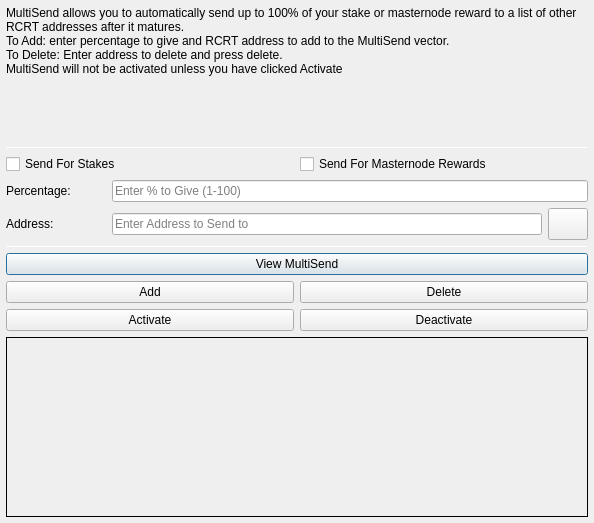
<?xml version="1.0" encoding="UTF-8"?>
<ui version="4.0">
 <class>MultiSendDialog</class>
 <widget class="QDialog" name="MultiSendDialog">
  <property name="windowModality">
   <enum>Qt::NonModal</enum>
  </property>
  <property name="geometry">
   <rect>
    <x>0</x>
    <y>0</y>
    <width>594</width>
    <height>523</height>
   </rect>
  </property>
  <property name="windowTitle">
   <string>MultiSend</string>
  </property>
  <layout class="QVBoxLayout" name="verticalLayout" stretch="0">
   <property name="leftMargin">
    <number>6</number>
   </property>
   <property name="topMargin">
    <number>6</number>
   </property>
   <property name="rightMargin">
    <number>6</number>
   </property>
   <property name="bottomMargin">
    <number>6</number>
   </property>
   <item>
    <layout class="QVBoxLayout" name="verticalLayout_Main" stretch="1,1,1,1,1,1">
     <item>
      <widget class="QLabel" name="label_2">
       <property name="lineWidth">
        <number>1</number>
       </property>
       <property name="text">
        <string>MultiSend allows you to automatically send up to 100% of your stake or masternode reward to a list of other RCRT addresses after it matures.
To Add: enter percentage to give and RCRT address to add to the MultiSend vector.
To Delete: Enter address to delete and press delete.
MultiSend will not be activated unless you have clicked Activate</string>
       </property>
       <property name="alignment">
        <set>Qt::AlignLeading|Qt::AlignLeft|Qt::AlignTop</set>
       </property>
       <property name="wordWrap">
        <bool>true</bool>
       </property>
      </widget>
     </item>
     <item>
      <widget class="Line" name="line">
       <property name="minimumSize">
        <size>
         <width>0</width>
         <height>1</height>
        </size>
       </property>
       <property name="maximumSize">
        <size>
         <width>16777215</width>
         <height>1</height>
        </size>
       </property>
       <property name="orientation">
        <enum>Qt::Horizontal</enum>
       </property>
      </widget>
     </item>
     <item>
      <layout class="QVBoxLayout" name="verticalLayout_Settings">
       <item>
        <layout class="QHBoxLayout" name="horizontalLayout">
         <item>
          <widget class="QCheckBox" name="multiSendStakeCheckBox">
           <property name="text">
            <string>Send For Stakes</string>
           </property>
          </widget>
         </item>
         <item>
          <widget class="QCheckBox" name="multiSendMasternodeCheckBox">
           <property name="text">
            <string>Send For Masternode Rewards</string>
           </property>
          </widget>
         </item>
        </layout>
       </item>
       <item>
        <layout class="QHBoxLayout" name="horizontalLayout_6">
         <item>
          <widget class="QLabel" name="label">
           <property name="minimumSize">
            <size>
             <width>100</width>
             <height>0</height>
            </size>
           </property>
           <property name="toolTip">
            <string>Percentage of stake to send</string>
           </property>
           <property name="text">
            <string>Percentage:</string>
           </property>
          </widget>
         </item>
         <item>
          <widget class="QLineEdit" name="multiSendPercentEdit">
           <property name="toolTip">
            <string>Enter whole numbers 1 - 100</string>
           </property>
           <property name="placeholderText">
            <string>Enter % to Give (1-100)</string>
           </property>
          </widget>
         </item>
        </layout>
       </item>
       <item>
        <layout class="QHBoxLayout" name="horizontalLayout_7">
         <item>
          <widget class="QLabel" name="label_5">
           <property name="minimumSize">
            <size>
             <width>100</width>
             <height>0</height>
            </size>
           </property>
           <property name="toolTip">
            <string>Address to send portion of stake to</string>
           </property>
           <property name="text">
            <string>Address:</string>
           </property>
          </widget>
         </item>
         <item>
          <widget class="QLineEdit" name="multiSendAddressEdit">
           <property name="toolTip">
            <string/>
           </property>
           <property name="placeholderText">
            <string>Enter Address to Send to</string>
           </property>
          </widget>
         </item>
         <item>
          <widget class="QPushButton" name="addressBookButton">
           <property name="maximumSize">
            <size>
             <width>16777215</width>
             <height>32</height>
            </size>
           </property>
           <property name="toolTip">
            <string>Choose an address from the address book</string>
           </property>
           <property name="text">
            <string/>
           </property>
           <property name="icon">
            <iconset resource="../recruit.qrc">
             <normaloff>:/icons/address-book</normaloff>:/icons/address-book</iconset>
           </property>
           <property name="shortcut">
            <string>Alt+A</string>
           </property>
           <property name="autoDefault">
            <bool>false</bool>
           </property>
          </widget>
         </item>
        </layout>
       </item>
      </layout>
     </item>
     <item>
      <widget class="Line" name="line_2">
       <property name="minimumSize">
        <size>
         <width>0</width>
         <height>1</height>
        </size>
       </property>
       <property name="maximumSize">
        <size>
         <width>16777215</width>
         <height>1</height>
        </size>
       </property>
       <property name="orientation">
        <enum>Qt::Horizontal</enum>
       </property>
      </widget>
     </item>
     <item>
      <layout class="QVBoxLayout" name="verticalLayout_Buttons">
       <item>
        <layout class="QHBoxLayout" name="horizontalLayout_4">
         <item>
          <widget class="QPushButton" name="viewButton">
           <property name="toolTip">
            <string/>
           </property>
           <property name="statusTip">
            <string>View MultiSend Vector</string>
           </property>
           <property name="text">
            <string>View MultiSend</string>
           </property>
          </widget>
         </item>
        </layout>
       </item>
       <item>
        <layout class="QHBoxLayout" name="horizontalLayout_2">
         <item>
          <widget class="QPushButton" name="addButton">
           <property name="toolTip">
            <string/>
           </property>
           <property name="statusTip">
            <string>Add to MultiSend Vector</string>
           </property>
           <property name="text">
            <string>Add</string>
           </property>
          </widget>
         </item>
         <item>
          <widget class="QPushButton" name="deleteButton">
           <property name="toolTip">
            <string/>
           </property>
           <property name="statusTip">
            <string>Delete Address From MultiSend Vector</string>
           </property>
           <property name="text">
            <string>Delete</string>
           </property>
          </widget>
         </item>
        </layout>
       </item>
       <item>
        <layout class="QHBoxLayout" name="horizontalLayout_5">
         <item>
          <widget class="QPushButton" name="activateButton">
           <property name="statusTip">
            <string>Activate MultiSend</string>
           </property>
           <property name="text">
            <string>Activate</string>
           </property>
          </widget>
         </item>
         <item>
          <widget class="QPushButton" name="disableButton">
           <property name="statusTip">
            <string>Deactivate MultiSend</string>
           </property>
           <property name="text">
            <string>Deactivate</string>
           </property>
          </widget>
         </item>
        </layout>
       </item>
      </layout>
     </item>
     <item>
      <widget class="QLabel" name="message">
       <property name="minimumSize">
        <size>
         <width>0</width>
         <height>180</height>
        </size>
       </property>
       <property name="frameShape">
        <enum>QFrame::Panel</enum>
       </property>
       <property name="frameShadow">
        <enum>QFrame::Plain</enum>
       </property>
       <property name="lineWidth">
        <number>1</number>
       </property>
       <property name="midLineWidth">
        <number>1</number>
       </property>
       <property name="text">
        <string/>
       </property>
       <property name="alignment">
        <set>Qt::AlignLeading|Qt::AlignLeft|Qt::AlignTop</set>
       </property>
       <property name="wordWrap">
        <bool>true</bool>
       </property>
      </widget>
     </item>
    </layout>
   </item>
  </layout>
 </widget>
 <resources>
  <include location="../recruit.qrc"/>
 </resources>
 <connections/>
</ui>
